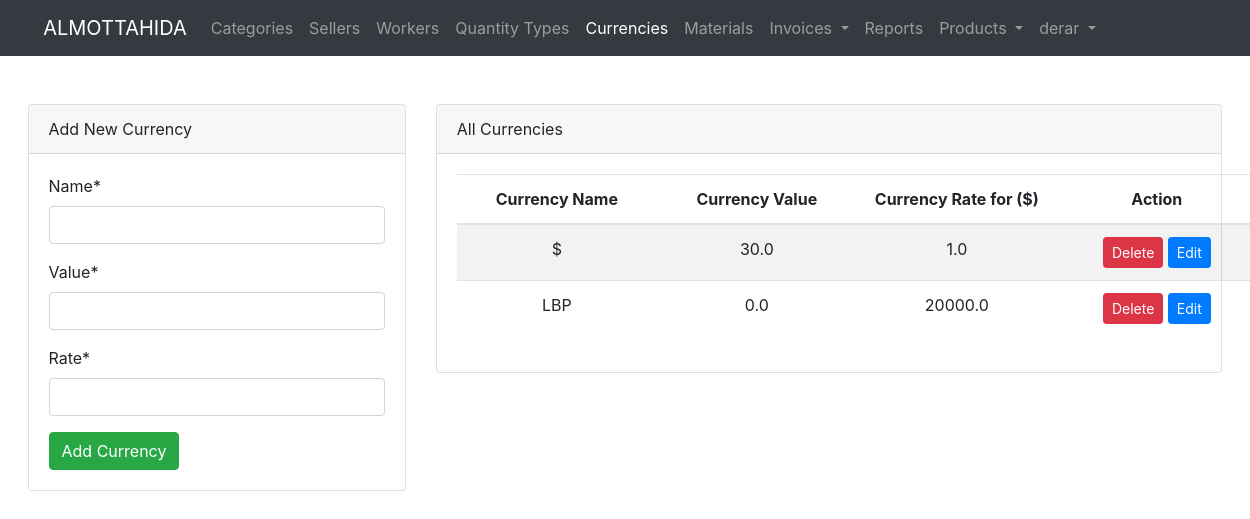
The page /currency/ (signed in) on the database as committed earlier.
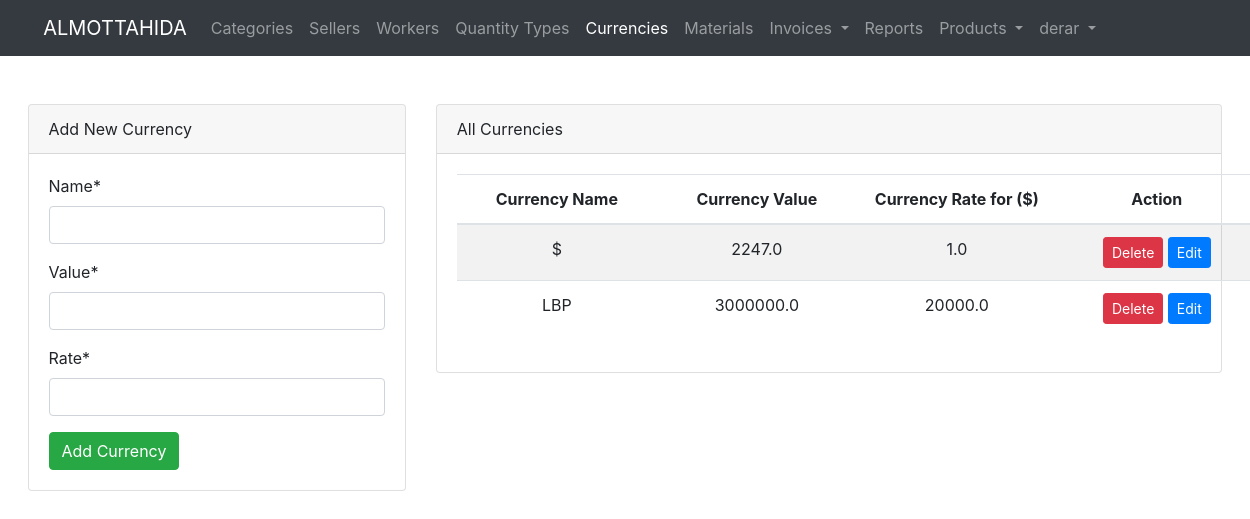
The same page on the database as committed later.
### product/models.py (models this page shows, shortened)
class Currency(models.Model):
    name = models.CharField(max_length=30, unique=True)
    value = models.FloatField()
    rate = models.FloatField()

### product/views.py (the view)
# urls.py: path("currency/", views.all_currencies, name='currency.all'),
@login_required(login_url=LOGIN_URL)
def all_currencies(request):
    if request.method == 'POST':
        method = request.POST.get("method").lower()
        if method == "post":
            form = CurrencyForm(request.POST)
            if form.is_valid():
                form.save()
                messages.add_message(request, messages.SUCCESS, 'Currency added successfully.')
                return redirect("currency.all")
        elif method == "delete":
            currency_id = request.POST.get("currency_id")
            Currency.objects.get(pk=currency_id).delete()
            messages.add_message(request, messages.WARNING, 'Currency deleted successfully.')
            return redirect("currency.all")
        elif method == "put":
            currency_id = request.POST.get("currency_id")
            currency_name = request.POST.get("name")
            currency_value = request.POST.get("value")
            currency_rate = request.POST.get("rate")
            currency_exists = Currency.objects.filter(name=currency_name).exclude(pk=currency_id)
            if not currency_exists:
                currency = Currency.objects.get(pk=currency_id)
                currency.name = currency_name
                currency.value = currency_value
                currency.rate = currency_rate
                currency.save()
                messages.add_message(request, messages.SUCCESS, 'Currency updated successfully.')
            else:
                messages.add_message(request, messages.WARNING, 'Currency data exists')
            return redirect("currency.all")
    else:
        form = CurrencyForm()
    currencies = Currency.objects.all()
    page = request.GET.get('page', 1)
    paginator = Paginator(currencies, 15)
    try:
        currencies = paginator.page(page)
    except PageNotAnInteger:
        currencies = paginator.page(1)
    except EmptyPage:
        currencies = paginator.page(paginator.num_pages)
    return render(request, 'currency/all.html', {'currencies': currencies, "form": form})

### product/forms.py
class CurrencyForm(ModelForm):
    class Meta:
        model = Currency
        fields = "__all__"

### templates/currency/all.html (shortened to what this page needs)
{% extends "base.html" %}
{% load crispy_forms_tags %}
{% block content %}
    <div class="row">
        <div class="col-12 col-md-4 mb-4">
            <div class="card">
                <div class="card-header">
                    Add New Currency
                </div>
                <div class="card-body">
                    <form method="post" action="{% url 'currency.all' %}">
                        {{ form|crispy }}
                        <button type="submit" class="btn btn-success">Add Currency</button>
                    </form>
                </div>
            </div>
        </div>
        <div class="col-12 col-md-8 ">
            <div class="card">
                <div class="card-header">
                    All Currencies
                </div>
                <div class="card-body">
                    <table class="table table-responsive-md table-striped">
                        <thead>
                        <tr>
                            <th>Currency Name</th>
                            <th>Currency Value</th>
                            <th>Currency Rate for ($)</th>
                            <th>Action</th>
                        </tr>
                        </thead>
                        <tbody>
                        {% for currency in currencies %}
                            <tr>
                                <td>{{ currency.name }}</td>
                                <td>{{ currency.value }}</td>
                                <td>{{ currency.rate }}</td>
                                <td>
                                    <button type="button" class="btn btn-danger btn-sm delete-btn" data-toggle="modal"
                                            data-target="#deleteModal" data-id="{{ currency.id }}">
                                        Delete
                                    </button>
                                    <button type="button" class="btn btn-primary btn-sm edit-btn" data-toggle="modal"
                                            data-target="#updateModal" data-id="{{ currency.id }}"
                                            data-rate="{{ currency.rate }}" data-value="{{ currency.value }}"
                                            data-name="{{ currency.name }} ">
                                        Edit
                                    </button>
                                </td>
                            </tr>
                        {% endfor %}
                        </tbody>
                    </table>
                </div>
            </div>
        </div>
    </div>
{% endblock %}

Rows that differ between the two databases and show on the page:
changed Currency (number 1 of 2 on the later page): value "30.0" → "2247.0"
changed Currency "LBP": value "0.0" → "3000000.0"
